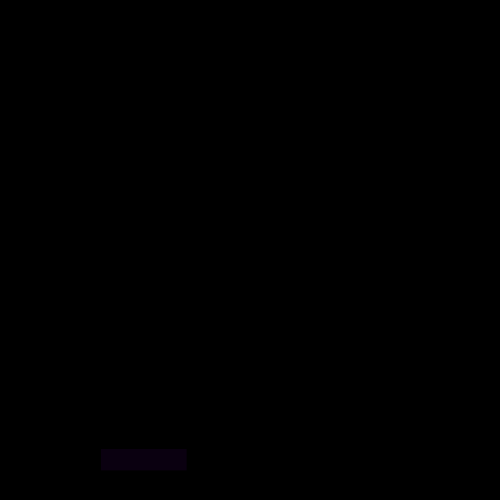
Frame 1 (no input)
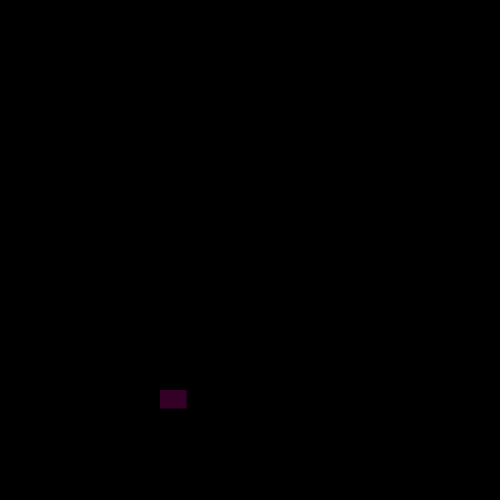
Frame 60 (the mouse pressed at the canvas centre just before this capture)
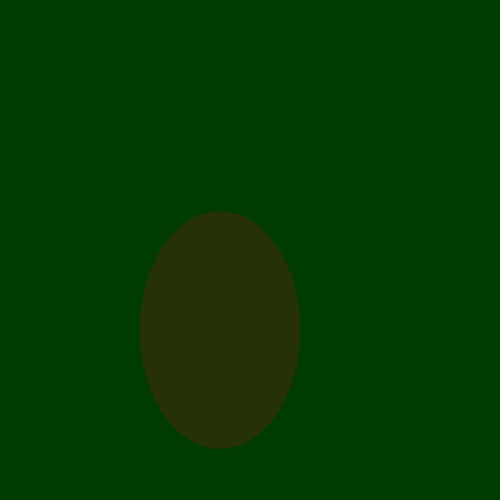
Frame 120 (the mouse held since frame 60 and released just before this capture)

The Processing sketch that drew these frames (run headless with seeded random() and noise(); from frame 60 on, the mouse is pressed at the canvas centre):

// Processing sketch: processing_38490
// ── processing_38490.pde

float a;
float y;
float aspeed = +1;
float yspeed = -1;
float r = 0; float b = 0; float g = 0;
 
void setup(){
  size(500,500);
  background(0);
  smooth();
  frameRate(30);
  a=100;
  y=450;
  
}

void draw(){
  { background(r,g,b); stroke(0); 
  
  if(mouseX > width/2) { r = r + 1;
} else { r = r - 1;
}
if (mouseY > height/2) { b = b + 1;
} else { b = b - 1;
}
if (mousePressed) { g = g + 1;
} else { g = g - 1;
}
r = constrain(r,0,255); g = constrain(g,0,255); b = constrain(b,0,255);
}
  
  if(y >= 500-45){
    yspeed = yspeed * -1;
  }
   
  if (y<=0+45){
  yspeed = aspeed * -1;
}
 
if(a >= 500-45){
  aspeed = aspeed * -1;
  }
   
if (a<=0+45){
  aspeed = yspeed * -1;
}
   
   
   
   
a= a + aspeed;
y= y + yspeed;
  noStroke();
  fill(a,random(0),random(255),random(100));
  if (!mousePressed) {rect(a,y,random(90),random(90));}
  else { ellipse(a,y,random(200),random(255));;}
 
}
